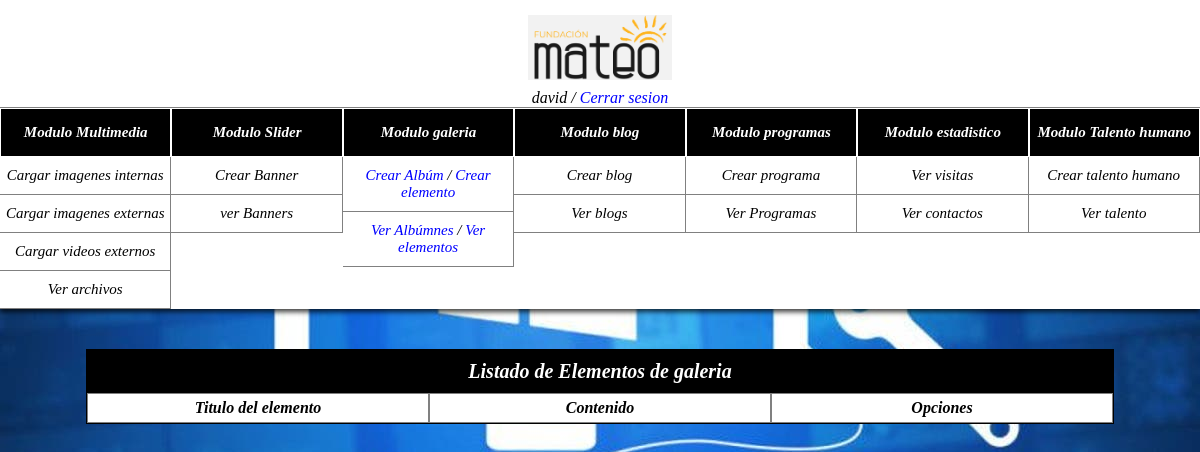
The app's page /index.php/galeria/ver_elementos_galeria (signed in), older data.
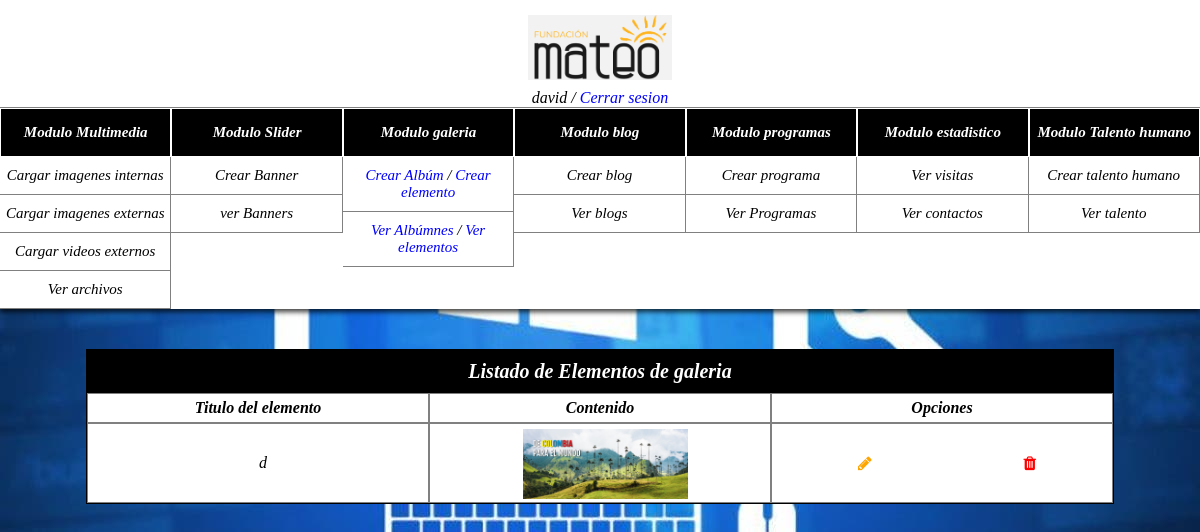
The same page, newer data.
### tables this page shows
CREATE TABLE `contenido_galeria` (
  `contenido_galeria_id` int(11) NOT NULL,
  `contenido_galeria_nombre` varchar(50) NOT NULL,
  `album_id` int(11) NOT NULL,
  `contenido_galeria_foto` varchar(500) NOT NULL,
  `tipo_portada` varchar(2) NOT NULL
);

### application/controllers/Galeria.php (called while the page is built, shortened)
<?php
include_once "application/models/galeria_model.php";
class Galeria extends CI_Controller {
	public function ver_elementos_galeria(){
		if (isset($_SESSION['usuario']))
		{
			$this->load->view('listar_elementos_galeria');
		}else{
			echo '<script>alert("Su sesión termino");</script>';
			echo '<script>
			window.location.href = "../panel/inicio";
			</script>';
		}
	}
	public function listar_elementos_galeria_datos(){
		$instancia = new Galeria_model();
		$peticion_select = $instancia -> listar_elementos_galeria_datos();
		return $peticion_select;
	}
}

### index.php (called while the page is built, shortened)
<?php
require_once BASEPATH.'core/CodeIgniter.php';

### application/controllers/select_controller.php (called while the page is built, shortened)
<?php
include_once "Galeria.php";
class Select_controller{
	public function listar_elementos_galeria(){
		$instancia = new Galeria();
		$peticion_select = $instancia ->listar_elementos_galeria_datos();
		return $peticion_select;
	}
}
?>

### application/models/galeria_model.php (called while the page is built, shortened)
<?php
class Galeria_model{
	public function listar_elementos_galeria_datos(){
		$instancia_conexion = new Conexion();
		$pdo = $instancia_conexion -> obtener_conexion();
		$sql = $pdo->prepare('SELECT * FROM contenido_galeria');
		$sql->execute();
		$resultado = $sql->fetchAll();
		return $resultado;
	}
}
?>

### application/views/listar_elementos_galeria.php (the view, shortened to what this page needs)
<?php
include_once "application/controllers/select_controller.php";
$instancia = new Select_controller();
$peticion_select = $instancia -> listar_elementos_galeria();
?>
<!DOCTYPE html>
<html lang="es">
<head>
  <link rel="stylesheet" href="../plantilla_back/css/personalizacion.css">
  <link rel="stylesheet" href="https://cdnjs.cloudflare.com/ajax/libs/font-awesome/4.7.0/css/font-awesome.min.css">
  <link rel="stylesheet" href="//cdn.jsdelivr.net/npm/alertifyjs@1.13.1/build/css/alertify.min.css"/>
</head>
<body>
  <div class="container">
    <?php
    include "header.php";
    ?>
    <div class="contenedor-dinamico-admin">
      <div class="contenedor-ajustado">
        <div class="contenedor-tabla">
          <div class="encabezado-formulario">
            Listado de Elementos de galeria
          </div>
          <div class="table" id="encabezado_tabla">
            <div class="column-table-banner-encabezado encabezado-oculto" style="font-weight: 900;"><label>Titulo del elemento</label></div>
            <div class="column-table-banner-encabezado encabezado-oculto" style="font-weight: 900;"><label>Contenido</label></div>
            <div class="column-table-banner-encabezado encabezado-oculto" style="font-weight: 900;"><label>Opciones</label></div>
          </div>
          <div class="table" id="resultados">
            <?php
            foreach($peticion_select as $elemento){
              echo '<div class="column-table-banner"><label style="margin:auto;">'.$elemento['contenido_galeria_nombre'].'</label></div>
              <div class="column-table-banner-encabezado encabezado-visible" style="font-weight: 900;"><label>Contenido</label></div>
              <div class="column-table-banner"><img id="'.$elemento['tipo_portada'].'" src="'.$elemento['contenido_galeria_foto'].'" class="img-archivo"></div>
              <div class="column-table-banner-encabezado encabezado-visible" style="font-weight: 900;"><label>Opciones</label></div>
              <div class="column-table-banner"><i class="fa fa-pencil btn-editar" id="'.$elemento['contenido_galeria_id'].'" style="color:orange; cursor:pointer; margin:auto;" id="btn-editar"></i><i class="fa fa-trash btn-eliminar-slider" id="'.$elemento['contenido_galeria_id'].'" style="color:red; cursor:pointer; margin:auto;"></i></div>
              ';
            }
            ?>
          </div>
        </div>
      </div>
    </div>
  </div>
</body>
</html>

Row changes from the older to the newer data that the page shows:
added contenido_galeria: contenido_galeria_nombre "d", contenido_galeria_foto (picture)
